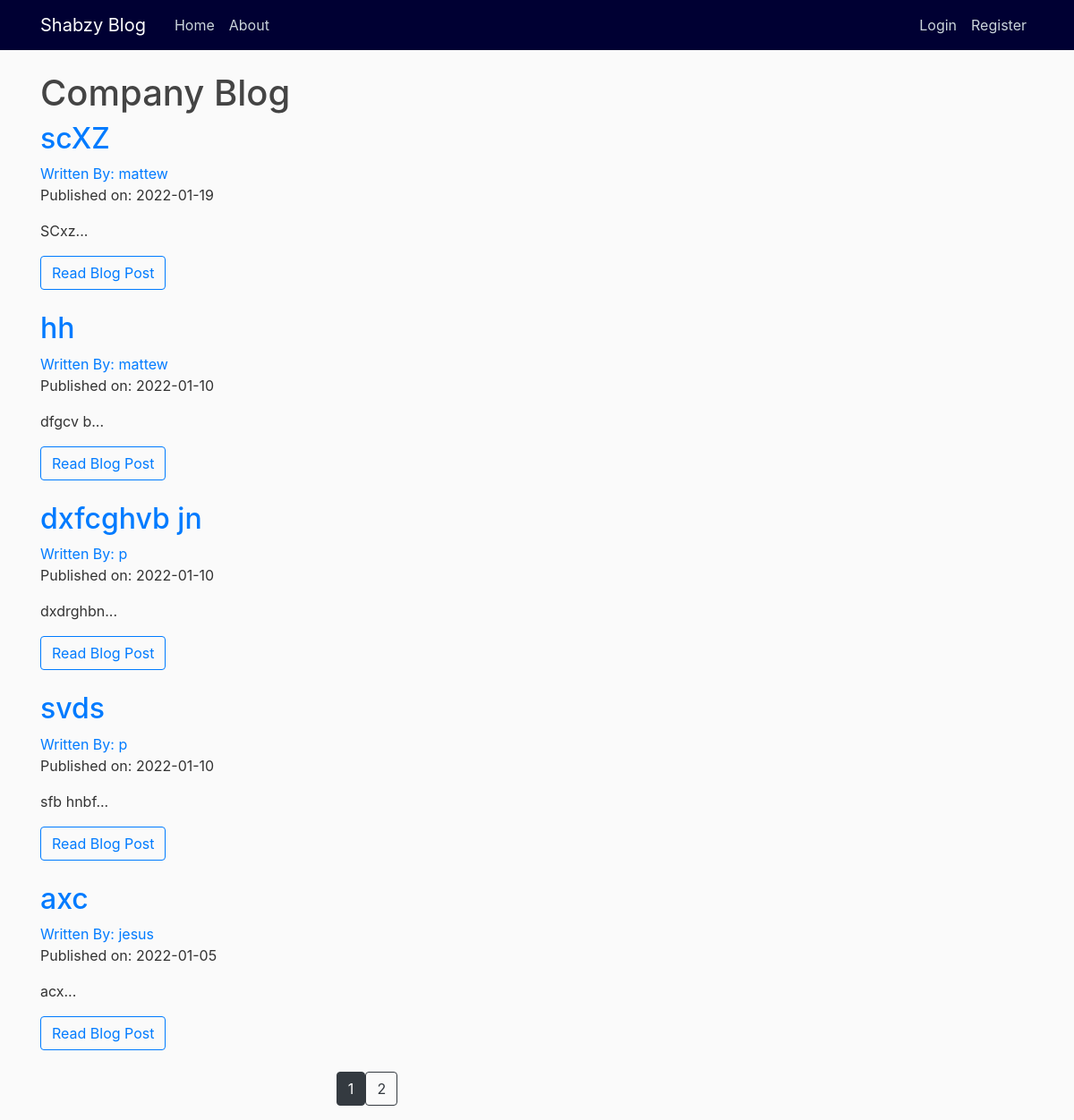
The page / on the database its author committed.
### puppycompanyblog/models.py (models this page shows, shortened)
class BlogPost(db.Model):
    __tablename__ = 'posts'
    id = db.Column(db.Integer,primary_key = True)
    user_id = db.Column(db.Integer,db.ForeignKey('users.id'),nullable=False)
    date = db.Column(db.DateTime,nullable=False,default=datetime.utcnow)
    title = db.Column(db.String(140),nullable=False)
    text = db.Column(db.Text,nullable=False)
    comments = db.relationship('Comment',backref='post ',lazy=True)

class User(db.Model,UserMixin):
    __tablename__ = 'users'
    id = db.Column(db.Integer,primary_key = True)
    profile_image = db.Column(db.String(64),nullable=False,default='default_profile.png')
    email = db.Column(db.String(64),unique=True,index=True)
    username = db.Column(db.String(64),unique=True,index=True)
    password_hash = db.Column(db.String(128))
    posts = db.relationship('BlogPost',backref='author',lazy=True)
    comments = db.relationship('Comment',backref='author',lazy=True)

### puppycompanyblog/core/views.py (the view)
@core.route('/')
def index():
    page = request.args.get('page',1,type=int)
    blog_posts = BlogPost.query.order_by(BlogPost.date.desc()).paginate(page=page,per_page=5)
    return render_template('index.html',blog_posts=blog_posts)

### puppycompanyblog/templates/index.html
{% extends "base.html" %}
{% block content %}
  <h1>Company Blog</h1>
    {% for post in blog_posts.items %}
        <h2><a class="card-title" href="  {{ url_for('blog_posts.blog_post', blog_post_id=post.id) }}">{{ post.title }}</a></h2>
        <a href="{{ url_for('users.user_posts', username=post.author.username) }}">Written By: {{ post.author.username }}</a>
        <p>Published on: {{ post.date.strftime('%Y-%m-%d') }}</p>
        <p class="card-text">{{ post.text[:100] }}...</p>
        <a href="{{ url_for('blog_posts.blog_post', blog_post_id=post.id) }}" class="btn btn-outline-primary">Read Blog Post</a>
        <br>
        <br>
   {% endfor %}
  <nav aria-label='Page Navigation example'>
   <ul class="pagination justify-content-center">
 {% for page_num in blog_posts.iter_pages(left_edge=1, right_edge=1, left_current=1, right_current=2) %}
   {% if page_num %}
     {% if blog_posts.page == page_num %}
       <a class="btn btn-dark" href="{{ url_for('core.index', page=page_num) }}">{{ page_num }}</a>
     {% else %}
       <a class="btn btn-outline-dark"" href="{{ url_for('core.index', page=page_num) }}">{{ page_num }}</a>
     {% endif %}
   {% else %}
     ...
   {% endif %}
 {% endfor %}
   </ul>
  </nav>
{% endblock %}

### puppycompanyblog/static/main.css (style rules this page uses)
body { background: #fafafa; color: #333333; margin-top: 5rem; }
h1, h2, h3, h4, h5, h6 { color: #444444; }

### rows shown on the page
BlogPost: title "scXZ", author.username "mattew", date "2022-01-19", text "SCxz"
BlogPost: title "hh", author.username "mattew", date "2022-01-10", text "dfgcv b"
BlogPost: title "dxfcghvb jn", author.username "p", date "2022-01-10", text "dxdrghbn"
BlogPost: title "svds", author.username "p", date "2022-01-10", text "sfb hnbf"
BlogPost: title "axc", author.username "jesus", date "2022-01-05", text "acx"

### other values the page prints
{{ page_num }} "1"
{{ page_num }} "2"
